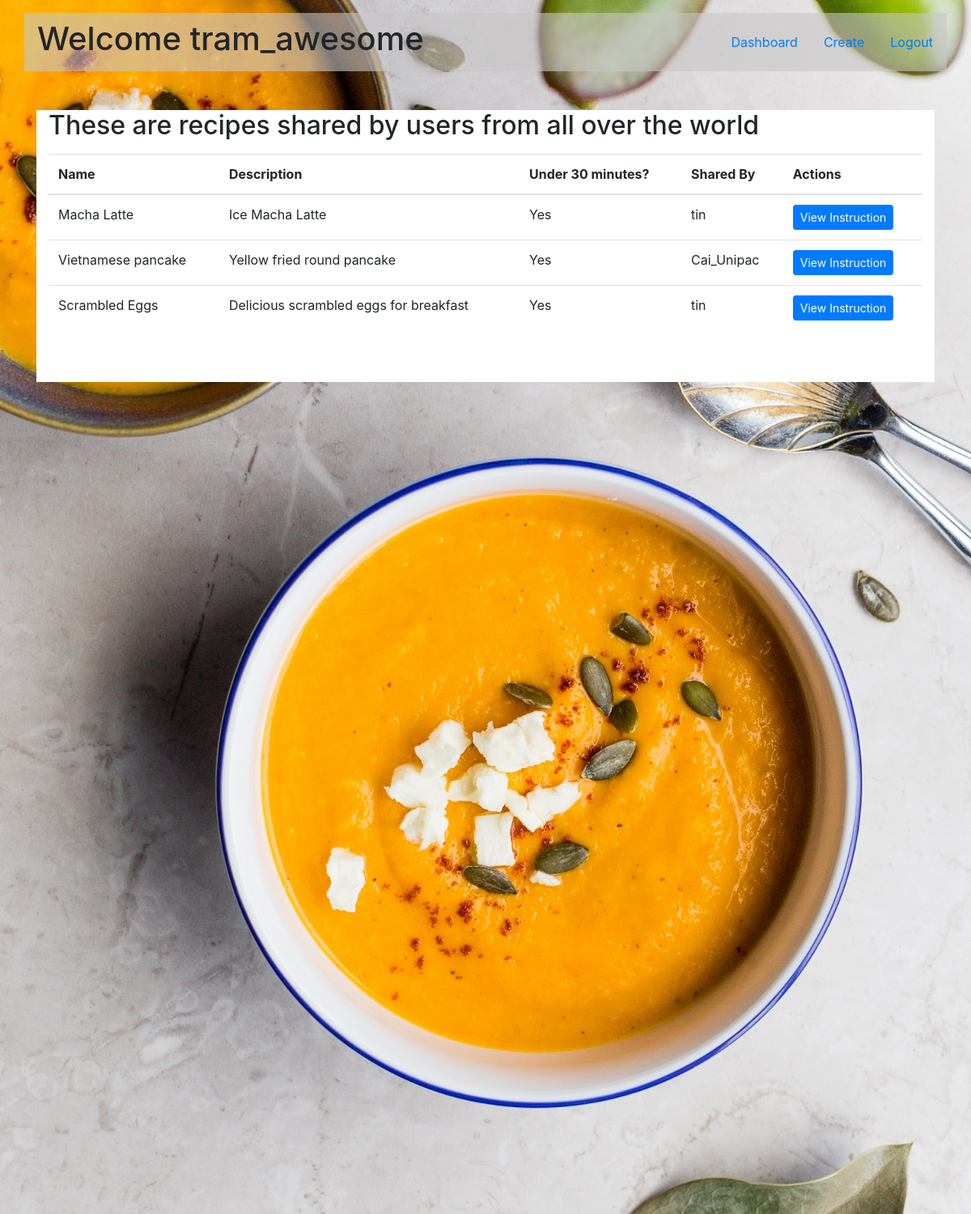
Screenshot of /all_recipes (signed in) with the database file from the repository.
### models.py (models this page shows)
class User(db.Model):
    id = db.Column(db.Integer, primary_key=True, autoincrement=True)
    user_name = db.Column(db.String(45), nullable=False)
    email = db.Column(db.String(45), nullable=False)
    location = db.Column(db.String(45), nullable=False)
    hashed_pw = db.Column(db.String(60), nullable=False)
    birthdate = db.Column(db.String(15), nullable=False)
    created_at = db.Column(db.DateTime, server_default=func.now())
    updated_at = db.Column(
        db.DateTime, server_default=func.now(), onupdate=func.now())
    recipes_this_user_likes = db.relationship('Recipe', secondary=likes_table)

class Recipe(db.Model):
    id = db.Column(db.Integer, primary_key=True, autoincrement=True)
    name = db.Column(db.String(100), nullable=False)
    description = db.Column(db.Text, nullable=False)
    ingredients = db.Column(db.Text(), nullable=False)
    instructions = db.Column(db.Text, nullable=False)
    under30 = db.Column(db.String(3), default="Yes", nullable=False)
    author_id = db.Column(db.Integer, db.ForeignKey('user.id'), nullable=False)
    author = db.relationship('User', foreign_keys=[
                             author_id], backref='recipes', lazy=True)
    users_who_like_this_recipe = db.relationship('User', secondary=likes_table)

### controller_functions.py (the view)
def all_users_review():
    if session['userID']:
        user = User.query.get(session['userID'])
        recipes = Recipe.query.all()
        liked_recipes = []
        for recipe in user.recipes_this_user_likes:
            liked_recipes.append(recipe.id)
        return render_template('all_users_review.html', user=user, recipes=recipes, liked_recipes=liked_recipes)
    else:
        return redirect('/')

### templates/all_users_review.html (shortened to what this page needs)
<!DOCTYPE html>
<html class="no-js">
  <head>
    <link
      rel="stylesheet"
      href="https://stackpath.bootstrapcdn.com/bootstrap/4.1.3/css/bootstrap.min.css"
    />
    <link
      rel="stylesheet"
      type="text/css"
      href="{{ url_for('static', filename='styles/index.css') }}"
    />
  </head>
  <body>
    <div class="all-users pb-5">
      <div class="container pt-3">
        <nav class="navbar row transparent">
          <h1>Welcome {{ user.user_name }}</h1>
          <div class="text-right row">
            <a href="/dashboard" class="nav-link">Dashboard</a>
            <a href="/create" class="nav-link">Create</a>
            <a href="/logout" class="nav-link">Logout</a>
          </div>
        </nav>
        <div class="container mt-5 bg-white pb-5">
          <h2 class="mt-2 mb-3">
            These are recipes shared by users from all over the world
          </h2>
          <table class="table">
            <thead>
              <th>Name</th>
              <th>Description</th>
              <th>Under 30 minutes?</th>
              <th>Shared By</th>
              <th>Actions</th>
            </thead>
            {% for recipe in recipes %}
            <tr>
              <td>{{ recipe.name }}</td>
              <td>{{ recipe.description }}</td>
              <td>{{ recipe.under30 }}</td>
              <td>{{ recipe.author.user_name }}</td>
              <td>
                <a
                  href="/instruction/{{ recipe.id }}"
                  class="btn btn-sm btn-primary"
                  >View Instruction</a
                >
              </td>
            </tr>
            {% endfor %}
          </table>
        </div>
      </div>
    </div>
  </body>
</html>

### static/styles/index.css (style rules this page uses)
.transparent { background: rgba(201, 199, 199, 0.6); }
.all-users { height: 1500px; background-image: url("../img/tomato-soup.jpg"); background-size: cover; }

### rows the page displays
User: user_name "tram_awesome"
Recipe: name "Macha Latte", description "Ice Macha Latte", under30 "Yes", author.user_name "tin"
Recipe: name "Vietnamese pancake", description "Yellow fried round pancake", under30 "Yes", author.user_name "Cai_Unipac"
Recipe: name "Scrambled Eggs", description "Delicious scrambled eggs for breakfast", under30 "Yes", author.user_name "tin"
